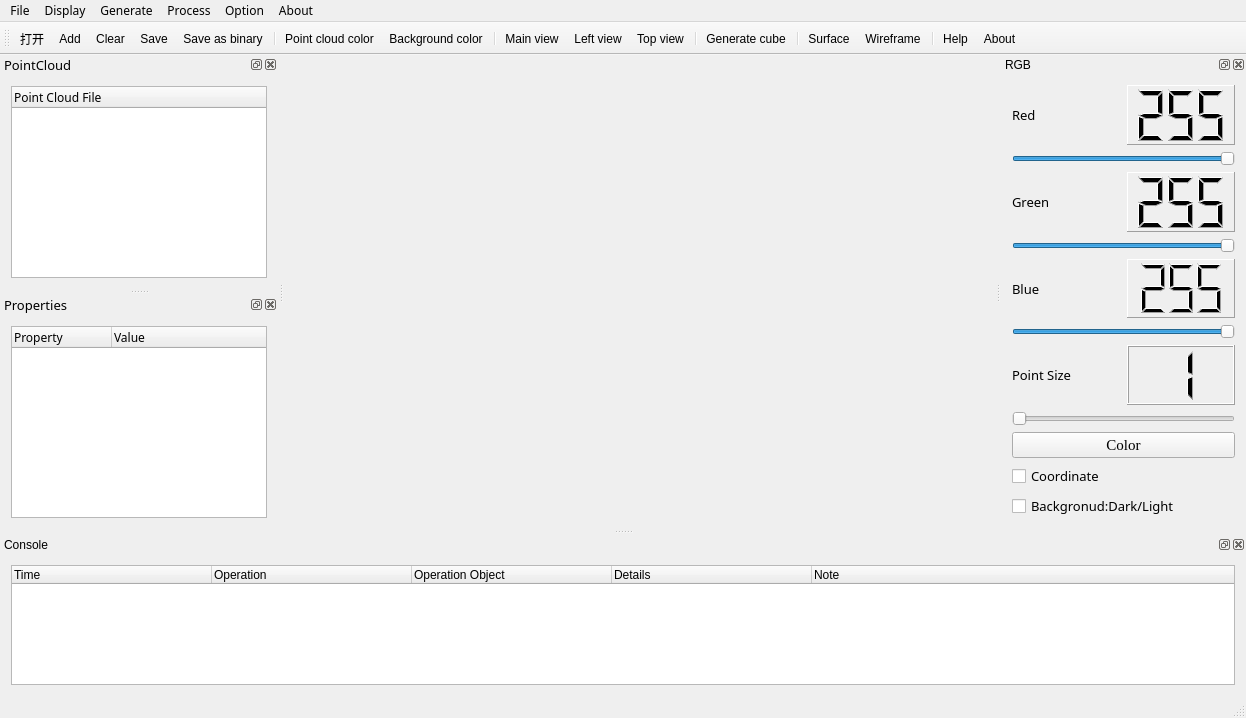
<?xml version="1.0" encoding="UTF-8"?>
<ui version="4.0">
 <class>CloudViewer</class>
 <widget class="QMainWindow" name="CloudViewer">
  <property name="geometry">
   <rect>
    <x>0</x>
    <y>0</y>
    <width>1246</width>
    <height>718</height>
   </rect>
  </property>
  <property name="sizePolicy">
   <sizepolicy hsizetype="Expanding" vsizetype="Expanding">
    <horstretch>85</horstretch>
    <verstretch>0</verstretch>
   </sizepolicy>
  </property>
  <property name="minimumSize">
   <size>
    <width>900</width>
    <height>650</height>
   </size>
  </property>
  <property name="maximumSize">
   <size>
    <width>16777215</width>
    <height>16777215</height>
   </size>
  </property>
  <property name="windowTitle">
   <string>CloudViewer</string>
  </property>
  <property name="styleSheet">
   <string notr="true"/>
  </property>
  <property name="animated">
   <bool>true</bool>
  </property>
  <property name="tabShape">
   <enum>QTabWidget::Rounded</enum>
  </property>
  <property name="dockNestingEnabled">
   <bool>false</bool>
  </property>
  <widget class="QWidget" name="centralWidget">
   <property name="sizePolicy">
    <sizepolicy hsizetype="Preferred" vsizetype="Preferred">
     <horstretch>0</horstretch>
     <verstretch>0</verstretch>
    </sizepolicy>
   </property>
   <layout class="QHBoxLayout" name="horizontalLayout_5">
    <item>
     <widget class="QVTKWidget" name="screen" native="true">
      <property name="minimumSize">
       <size>
        <width>600</width>
        <height>400</height>
       </size>
      </property>
     </widget>
    </item>
   </layout>
  </widget>
  <widget class="QMenuBar" name="menuBar">
   <property name="geometry">
    <rect>
     <x>0</x>
     <y>0</y>
     <width>1246</width>
     <height>26</height>
    </rect>
   </property>
   <property name="font">
    <font>
     <family>微软雅黑</family>
    </font>
   </property>
   <widget class="QMenu" name="menuFile">
    <property name="title">
     <string>File</string>
    </property>
    <addaction name="openAction"/>
    <addaction name="addAction"/>
    <addaction name="clearAction"/>
    <addaction name="saveAction"/>
    <addaction name="saveBinaryAction"/>
    <addaction name="exitAction"/>
   </widget>
   <widget class="QMenu" name="menuGenerate">
    <property name="title">
     <string>Generate</string>
    </property>
    <widget class="QMenu" name="menuBasic_shapes">
     <property name="title">
      <string>Basic shapes</string>
     </property>
     <property name="icon">
      <iconset resource="Resources/cloudviewer.qrc">
       <normaloff>:/Resources/images/shape.png</normaloff>:/Resources/images/shape.png</iconset>
     </property>
     <addaction name="sphereAction"/>
     <addaction name="cylinderAction"/>
    </widget>
    <addaction name="cubeAction"/>
    <addaction name="menuBasic_shapes"/>
   </widget>
   <widget class="QMenu" name="menuAbout">
    <property name="title">
     <string>About</string>
    </property>
    <addaction name="helpAction"/>
    <addaction name="aboutAction"/>
   </widget>
   <widget class="QMenu" name="menuOption">
    <property name="title">
     <string>Option</string>
    </property>
    <widget class="QMenu" name="themeAction">
     <property name="title">
      <string>Theme</string>
     </property>
     <property name="icon">
      <iconset resource="Resources/cloudviewer.qrc">
       <normaloff>:/Resources/images/theme.png</normaloff>:/Resources/images/theme.png</iconset>
     </property>
     <addaction name="windowsThemeAction"/>
     <addaction name="darculaThemeAction"/>
    </widget>
    <widget class="QMenu" name="langAction">
     <property name="title">
      <string>Language</string>
     </property>
     <property name="icon">
      <iconset resource="Resources/cloudviewer.qrc">
       <normaloff>:/Resources/images/language.png</normaloff>:/Resources/images/language.png</iconset>
     </property>
     <addaction name="englishAction"/>
     <addaction name="chineseAction"/>
    </widget>
    <addaction name="themeAction"/>
    <addaction name="langAction"/>
   </widget>
   <widget class="QMenu" name="menuView">
    <property name="title">
     <string>Display</string>
    </property>
    <widget class="QMenu" name="menuAngle_view">
     <property name="title">
      <string>Angle view</string>
     </property>
     <addaction name="mainviewAction"/>
     <addaction name="leftviewAction"/>
     <addaction name="topviewAction"/>
    </widget>
    <addaction name="pointcolorAction"/>
    <addaction name="bgcolorAction"/>
    <addaction name="menuAngle_view"/>
   </widget>
   <widget class="QMenu" name="menuProcess">
    <property name="title">
     <string>Process</string>
    </property>
    <addaction name="meshsurfaceAction"/>
    <addaction name="wireframeAction"/>
   </widget>
   <addaction name="menuFile"/>
   <addaction name="menuView"/>
   <addaction name="menuGenerate"/>
   <addaction name="menuProcess"/>
   <addaction name="menuOption"/>
   <addaction name="menuAbout"/>
  </widget>
  <widget class="QToolBar" name="mainToolBar">
   <attribute name="toolBarArea">
    <enum>TopToolBarArea</enum>
   </attribute>
   <attribute name="toolBarBreak">
    <bool>false</bool>
   </attribute>
   <addaction name="openAction"/>
   <addaction name="addAction"/>
   <addaction name="clearAction"/>
   <addaction name="saveAction"/>
   <addaction name="saveBinaryAction"/>
   <addaction name="separator"/>
   <addaction name="pointcolorAction"/>
   <addaction name="bgcolorAction"/>
   <addaction name="separator"/>
   <addaction name="mainviewAction"/>
   <addaction name="leftviewAction"/>
   <addaction name="topviewAction"/>
   <addaction name="separator"/>
   <addaction name="cubeAction"/>
   <addaction name="separator"/>
   <addaction name="meshsurfaceAction"/>
   <addaction name="wireframeAction"/>
   <addaction name="separator"/>
   <addaction name="helpAction"/>
   <addaction name="aboutAction"/>
  </widget>
  <widget class="QStatusBar" name="statusBar"/>
  <widget class="QDockWidget" name="RGBDock">
   <property name="minimumSize">
    <size>
     <width>245</width>
     <height>400</height>
    </size>
   </property>
   <property name="maximumSize">
    <size>
     <width>300</width>
     <height>524287</height>
    </size>
   </property>
   <property name="windowTitle">
    <string>RGB</string>
   </property>
   <attribute name="dockWidgetArea">
    <number>2</number>
   </attribute>
   <widget class="QWidget" name="dockWidgetContents_4">
    <layout class="QVBoxLayout" name="verticalLayout_2">
     <item>
      <layout class="QVBoxLayout" name="verticalLayout">
       <item>
        <layout class="QHBoxLayout" name="horizontalLayout">
         <item>
          <widget class="QLabel" name="label_1">
           <property name="sizePolicy">
            <sizepolicy hsizetype="Expanding" vsizetype="Preferred">
             <horstretch>0</horstretch>
             <verstretch>0</verstretch>
            </sizepolicy>
           </property>
           <property name="font">
            <font>
             <family>微软雅黑</family>
             <pointsize>10</pointsize>
            </font>
           </property>
           <property name="text">
            <string>Red</string>
           </property>
          </widget>
         </item>
         <item>
          <widget class="QLCDNumber" name="rLCD">
           <property name="sizePolicy">
            <sizepolicy hsizetype="Expanding" vsizetype="Minimum">
             <horstretch>0</horstretch>
             <verstretch>0</verstretch>
            </sizepolicy>
           </property>
           <property name="autoFillBackground">
            <bool>false</bool>
           </property>
           <property name="inputMethodHints">
            <set>Qt::ImhNone</set>
           </property>
           <property name="frameShape">
            <enum>QFrame::Panel</enum>
           </property>
           <property name="frameShadow">
            <enum>QFrame::Raised</enum>
           </property>
           <property name="lineWidth">
            <number>1</number>
           </property>
           <property name="smallDecimalPoint">
            <bool>false</bool>
           </property>
           <property name="digitCount">
            <number>3</number>
           </property>
           <property name="mode">
            <enum>QLCDNumber::Dec</enum>
           </property>
           <property name="value" stdset="0">
            <double>255.000000000000000</double>
           </property>
           <property name="intValue" stdset="0">
            <number>255</number>
           </property>
          </widget>
         </item>
        </layout>
       </item>
       <item>
        <widget class="QSlider" name="rSlider">
         <property name="sizePolicy">
          <sizepolicy hsizetype="Expanding" vsizetype="Fixed">
           <horstretch>0</horstretch>
           <verstretch>0</verstretch>
          </sizepolicy>
         </property>
         <property name="minimumSize">
          <size>
           <width>132</width>
           <height>0</height>
          </size>
         </property>
         <property name="maximum">
          <number>255</number>
         </property>
         <property name="sliderPosition">
          <number>255</number>
         </property>
         <property name="orientation">
          <enum>Qt::Horizontal</enum>
         </property>
        </widget>
       </item>
       <item>
        <layout class="QHBoxLayout" name="horizontalLayout_2">
         <item>
          <widget class="QLabel" name="label_2">
           <property name="sizePolicy">
            <sizepolicy hsizetype="Expanding" vsizetype="Preferred">
             <horstretch>0</horstretch>
             <verstretch>0</verstretch>
            </sizepolicy>
           </property>
           <property name="font">
            <font>
             <family>微软雅黑</family>
             <pointsize>10</pointsize>
            </font>
           </property>
           <property name="text">
            <string>Green</string>
           </property>
          </widget>
         </item>
         <item>
          <widget class="QLCDNumber" name="gLCD">
           <property name="sizePolicy">
            <sizepolicy hsizetype="Expanding" vsizetype="Minimum">
             <horstretch>0</horstretch>
             <verstretch>0</verstretch>
            </sizepolicy>
           </property>
           <property name="frameShape">
            <enum>QFrame::Panel</enum>
           </property>
           <property name="digitCount">
            <number>3</number>
           </property>
           <property name="intValue" stdset="0">
            <number>255</number>
           </property>
          </widget>
         </item>
        </layout>
       </item>
       <item>
        <widget class="QSlider" name="gSlider">
         <property name="sizePolicy">
          <sizepolicy hsizetype="Expanding" vsizetype="Fixed">
           <horstretch>0</horstretch>
           <verstretch>0</verstretch>
          </sizepolicy>
         </property>
         <property name="minimumSize">
          <size>
           <width>132</width>
           <height>0</height>
          </size>
         </property>
         <property name="maximum">
          <number>255</number>
         </property>
         <property name="sliderPosition">
          <number>255</number>
         </property>
         <property name="orientation">
          <enum>Qt::Horizontal</enum>
         </property>
        </widget>
       </item>
       <item>
        <layout class="QHBoxLayout" name="horizontalLayout_3">
         <item>
          <widget class="QLabel" name="label_3">
           <property name="sizePolicy">
            <sizepolicy hsizetype="Expanding" vsizetype="Preferred">
             <horstretch>0</horstretch>
             <verstretch>0</verstretch>
            </sizepolicy>
           </property>
           <property name="font">
            <font>
             <family>微软雅黑</family>
             <pointsize>10</pointsize>
            </font>
           </property>
           <property name="text">
            <string>Blue</string>
           </property>
          </widget>
         </item>
         <item>
          <widget class="QLCDNumber" name="bLCD">
           <property name="sizePolicy">
            <sizepolicy hsizetype="Expanding" vsizetype="Minimum">
             <horstretch>0</horstretch>
             <verstretch>0</verstretch>
            </sizepolicy>
           </property>
           <property name="frameShape">
            <enum>QFrame::Panel</enum>
           </property>
           <property name="digitCount">
            <number>3</number>
           </property>
           <property name="intValue" stdset="0">
            <number>255</number>
           </property>
          </widget>
         </item>
        </layout>
       </item>
       <item>
        <widget class="QSlider" name="bSlider">
         <property name="sizePolicy">
          <sizepolicy hsizetype="Expanding" vsizetype="Fixed">
           <horstretch>0</horstretch>
           <verstretch>0</verstretch>
          </sizepolicy>
         </property>
         <property name="minimumSize">
          <size>
           <width>132</width>
           <height>0</height>
          </size>
         </property>
         <property name="maximum">
          <number>255</number>
         </property>
         <property name="sliderPosition">
          <number>255</number>
         </property>
         <property name="orientation">
          <enum>Qt::Horizontal</enum>
         </property>
        </widget>
       </item>
       <item>
        <layout class="QHBoxLayout" name="horizontalLayout_4">
         <item>
          <widget class="QLabel" name="label_4">
           <property name="sizePolicy">
            <sizepolicy hsizetype="Expanding" vsizetype="Preferred">
             <horstretch>0</horstretch>
             <verstretch>0</verstretch>
            </sizepolicy>
           </property>
           <property name="font">
            <font>
             <family>微软雅黑</family>
             <pointsize>10</pointsize>
            </font>
           </property>
           <property name="text">
            <string>Point Size</string>
           </property>
          </widget>
         </item>
         <item>
          <widget class="QLCDNumber" name="sizeLCD">
           <property name="sizePolicy">
            <sizepolicy hsizetype="Expanding" vsizetype="Minimum">
             <horstretch>0</horstretch>
             <verstretch>0</verstretch>
            </sizepolicy>
           </property>
           <property name="digitCount">
            <number>1</number>
           </property>
           <property name="segmentStyle">
            <enum>QLCDNumber::Filled</enum>
           </property>
           <property name="intValue" stdset="0">
            <number>1</number>
           </property>
          </widget>
         </item>
        </layout>
       </item>
       <item>
        <widget class="QSlider" name="pSlider">
         <property name="sizePolicy">
          <sizepolicy hsizetype="Expanding" vsizetype="Fixed">
           <horstretch>0</horstretch>
           <verstretch>0</verstretch>
          </sizepolicy>
         </property>
         <property name="minimumSize">
          <size>
           <width>132</width>
           <height>0</height>
          </size>
         </property>
         <property name="minimum">
          <number>1</number>
         </property>
         <property name="maximum">
          <number>10</number>
         </property>
         <property name="sliderPosition">
          <number>1</number>
         </property>
         <property name="orientation">
          <enum>Qt::Horizontal</enum>
         </property>
        </widget>
       </item>
       <item>
        <widget class="QPushButton" name="colorBtn">
         <property name="font">
          <font>
           <family>Times New Roman</family>
           <pointsize>11</pointsize>
          </font>
         </property>
         <property name="styleSheet">
          <string notr="true"/>
         </property>
         <property name="text">
          <string>Color</string>
         </property>
        </widget>
       </item>
      </layout>
     </item>
     <item>
      <widget class="QCheckBox" name="cooCbx">
       <property name="font">
        <font>
         <family>微软雅黑</family>
         <pointsize>10</pointsize>
        </font>
       </property>
       <property name="text">
        <string>Coordinate</string>
       </property>
      </widget>
     </item>
     <item>
      <widget class="QCheckBox" name="bgcCbx">
       <property name="font">
        <font>
         <family>微软雅黑</family>
         <pointsize>10</pointsize>
        </font>
       </property>
       <property name="text">
        <string>Backgronud:Dark/Light</string>
       </property>
      </widget>
     </item>
    </layout>
   </widget>
  </widget>
  <widget class="QDockWidget" name="dataDock">
   <property name="minimumSize">
    <size>
     <width>250</width>
     <height>234</height>
    </size>
   </property>
   <property name="maximumSize">
    <size>
     <width>300</width>
     <height>524287</height>
    </size>
   </property>
   <property name="font">
    <font>
     <family>微软雅黑</family>
     <pointsize>10</pointsize>
    </font>
   </property>
   <property name="windowTitle">
    <string>PointCloud</string>
   </property>
   <attribute name="dockWidgetArea">
    <number>1</number>
   </attribute>
   <widget class="QWidget" name="dockWidgetContents_5">
    <layout class="QVBoxLayout" name="verticalLayout_3">
     <item>
      <widget class="QTreeWidget" name="dataTree">
       <property name="minimumSize">
        <size>
         <width>0</width>
         <height>180</height>
        </size>
       </property>
       <property name="font">
        <font>
         <family>微软雅黑</family>
         <pointsize>9</pointsize>
        </font>
       </property>
       <property name="contextMenuPolicy">
        <enum>Qt::CustomContextMenu</enum>
       </property>
       <column>
        <property name="text">
         <string>Point Cloud File</string>
        </property>
       </column>
      </widget>
     </item>
    </layout>
   </widget>
  </widget>
  <widget class="QDockWidget" name="propertyDock">
   <property name="minimumSize">
    <size>
     <width>250</width>
     <height>234</height>
    </size>
   </property>
   <property name="font">
    <font>
     <family>微软雅黑</family>
     <pointsize>10</pointsize>
    </font>
   </property>
   <property name="windowTitle">
    <string>Properties</string>
   </property>
   <attribute name="dockWidgetArea">
    <number>1</number>
   </attribute>
   <widget class="QWidget" name="dockWidgetContents_6">
    <layout class="QVBoxLayout" name="verticalLayout_4">
     <item>
      <widget class="QTableWidget" name="propertyTable">
       <property name="minimumSize">
        <size>
         <width>0</width>
         <height>180</height>
        </size>
       </property>
       <property name="font">
        <font>
         <family>微软雅黑</family>
         <pointsize>9</pointsize>
        </font>
       </property>
       <property name="frameShadow">
        <enum>QFrame::Sunken</enum>
       </property>
       <property name="midLineWidth">
        <number>0</number>
       </property>
       <property name="horizontalScrollBarPolicy">
        <enum>Qt::ScrollBarAsNeeded</enum>
       </property>
       <property name="sizeAdjustPolicy">
        <enum>QAbstractScrollArea::AdjustIgnored</enum>
       </property>
       <property name="autoScroll">
        <bool>true</bool>
       </property>
       <property name="editTriggers">
        <set>QAbstractItemView::NoEditTriggers</set>
       </property>
       <property name="tabKeyNavigation">
        <bool>true</bool>
       </property>
       <property name="showDropIndicator" stdset="0">
        <bool>true</bool>
       </property>
       <property name="dragDropOverwriteMode">
        <bool>true</bool>
       </property>
       <property name="alternatingRowColors">
        <bool>false</bool>
       </property>
       <property name="selectionMode">
        <enum>QAbstractItemView::ExtendedSelection</enum>
       </property>
       <property name="textElideMode">
        <enum>Qt::ElideLeft</enum>
       </property>
       <property name="horizontalScrollMode">
        <enum>QAbstractItemView::ScrollPerItem</enum>
       </property>
       <property name="showGrid">
        <bool>false</bool>
       </property>
       <property name="wordWrap">
        <bool>true</bool>
       </property>
       <property name="cornerButtonEnabled">
        <bool>true</bool>
       </property>
       <property name="rowCount">
        <number>4</number>
       </property>
       <property name="columnCount">
        <number>2</number>
       </property>
       <attribute name="horizontalHeaderCascadingSectionResizes">
        <bool>false</bool>
       </attribute>
       <attribute name="horizontalHeaderMinimumSectionSize">
        <number>25</number>
       </attribute>
       <attribute name="horizontalHeaderDefaultSectionSize">
        <number>100</number>
       </attribute>
       <attribute name="horizontalHeaderHighlightSections">
        <bool>true</bool>
       </attribute>
       <attribute name="horizontalHeaderStretchLastSection">
        <bool>true</bool>
       </attribute>
       <attribute name="verticalHeaderVisible">
        <bool>false</bool>
       </attribute>
       <attribute name="verticalHeaderCascadingSectionResizes">
        <bool>false</bool>
       </attribute>
       <row/>
       <row/>
       <row/>
       <row/>
       <column>
        <property name="text">
         <string>Property</string>
        </property>
        <property name="textAlignment">
         <set>AlignLeading|AlignVCenter</set>
        </property>
       </column>
       <column>
        <property name="text">
         <string>Value</string>
        </property>
        <property name="textAlignment">
         <set>AlignLeading|AlignVCenter</set>
        </property>
       </column>
      </widget>
     </item>
    </layout>
   </widget>
  </widget>
  <widget class="QDockWidget" name="consoleDock">
   <property name="minimumSize">
    <size>
     <width>200</width>
     <height>140</height>
    </size>
   </property>
   <property name="maximumSize">
    <size>
     <width>524287</width>
     <height>220</height>
    </size>
   </property>
   <property name="windowTitle">
    <string>Console</string>
   </property>
   <attribute name="dockWidgetArea">
    <number>8</number>
   </attribute>
   <widget class="QWidget" name="dockWidgetContents_7">
    <layout class="QVBoxLayout" name="verticalLayout_5">
     <item>
      <widget class="QTableWidget" name="consoleTable">
       <property name="showGrid">
        <bool>false</bool>
       </property>
       <property name="gridStyle">
        <enum>Qt::SolidLine</enum>
       </property>
       <property name="rowCount">
        <number>0</number>
       </property>
       <property name="columnCount">
        <number>5</number>
       </property>
       <attribute name="horizontalHeaderVisible">
        <bool>true</bool>
       </attribute>
       <attribute name="horizontalHeaderDefaultSectionSize">
        <number>200</number>
       </attribute>
       <attribute name="horizontalHeaderStretchLastSection">
        <bool>true</bool>
       </attribute>
       <attribute name="verticalHeaderVisible">
        <bool>false</bool>
       </attribute>
       <column>
        <property name="text">
         <string>Time</string>
        </property>
        <property name="textAlignment">
         <set>AlignLeading|AlignVCenter</set>
        </property>
       </column>
       <column>
        <property name="text">
         <string>Operation</string>
        </property>
        <property name="textAlignment">
         <set>AlignLeading|AlignVCenter</set>
        </property>
       </column>
       <column>
        <property name="text">
         <string>Operation Object</string>
        </property>
        <property name="textAlignment">
         <set>AlignLeading|AlignVCenter</set>
        </property>
       </column>
       <column>
        <property name="text">
         <string>Details</string>
        </property>
        <property name="textAlignment">
         <set>AlignLeading|AlignVCenter</set>
        </property>
       </column>
       <column>
        <property name="text">
         <string>Note</string>
        </property>
        <property name="textAlignment">
         <set>AlignLeading|AlignVCenter</set>
        </property>
       </column>
      </widget>
     </item>
    </layout>
   </widget>
  </widget>
  <action name="openAction">
   <property name="icon">
    <iconset resource="Resources/cloudviewer.qrc">
     <normaloff>:/Resources/images/open.png</normaloff>:/Resources/images/open.png</iconset>
   </property>
   <property name="text">
    <string>打开</string>
   </property>
   <property name="toolTip">
    <string>打开</string>
   </property>
   <property name="statusTip">
    <string>open a exsting file</string>
   </property>
   <property name="shortcut">
    <string>Ctrl+O</string>
   </property>
  </action>
  <action name="saveAction">
   <property name="icon">
    <iconset resource="Resources/cloudviewer.qrc">
     <normaloff>:/Resources/images/save.png</normaloff>:/Resources/images/save.png</iconset>
   </property>
   <property name="text">
    <string>Save</string>
   </property>
   <property name="statusTip">
    <string>save the file</string>
   </property>
   <property name="shortcut">
    <string>Ctrl+S</string>
   </property>
  </action>
  <action name="saveasAction">
   <property name="text">
    <string>Save as...</string>
   </property>
  </action>
  <action name="cubeAction">
   <property name="icon">
    <iconset resource="Resources/cloudviewer.qrc">
     <normaloff>:/Resources/images/cube.png</normaloff>:/Resources/images/cube.png</iconset>
   </property>
   <property name="text">
    <string>Generate cube</string>
   </property>
   <property name="statusTip">
    <string>generate a cube point cloud</string>
   </property>
  </action>
  <action name="helpAction">
   <property name="icon">
    <iconset resource="Resources/cloudviewer.qrc">
     <normaloff>:/Resources/images/help.png</normaloff>:/Resources/images/help.png</iconset>
   </property>
   <property name="text">
    <string>Help</string>
   </property>
   <property name="statusTip">
    <string>show help information</string>
   </property>
  </action>
  <action name="aboutAction">
   <property name="enabled">
    <bool>true</bool>
   </property>
   <property name="icon">
    <iconset resource="Resources/cloudviewer.qrc">
     <normaloff>:/Resources/images/about.png</normaloff>:/Resources/images/about.png</iconset>
   </property>
   <property name="text">
    <string>About</string>
   </property>
   <property name="statusTip">
    <string>show some information of the software</string>
   </property>
  </action>
  <action name="changeAction">
   <property name="icon">
    <iconset resource="Resources/cloudviewer.qrc">
     <normaloff>:/Resources/images/change.png</normaloff>:/Resources/images/change.png</iconset>
   </property>
   <property name="text">
    <string>Change</string>
   </property>
   <property name="statusTip">
    <string>change the format of the file</string>
   </property>
  </action>
  <action name="exitAction">
   <property name="icon">
    <iconset resource="Resources/cloudviewer.qrc">
     <normaloff>:/Resources/images/exit.png</normaloff>:/Resources/images/exit.png</iconset>
   </property>
   <property name="text">
    <string>Exit</string>
   </property>
   <property name="shortcut">
    <string>Ctrl+Q</string>
   </property>
  </action>
  <action name="pointcolorAction">
   <property name="icon">
    <iconset resource="Resources/cloudviewer.qrc">
     <normaloff>:/Resources/images/pointcolor.png</normaloff>:/Resources/images/pointcolor.png</iconset>
   </property>
   <property name="text">
    <string>Point cloud color</string>
   </property>
  </action>
  <action name="bgcolorAction">
   <property name="icon">
    <iconset resource="Resources/cloudviewer.qrc">
     <normaloff>:/Resources/images/bgcolor.png</normaloff>:/Resources/images/bgcolor.png</iconset>
   </property>
   <property name="text">
    <string>Background color</string>
   </property>
  </action>
  <action name="mainviewAction">
   <property name="icon">
    <iconset resource="Resources/cloudviewer.qrc">
     <normaloff>:/Resources/images/zhengshi.png</normaloff>:/Resources/images/zhengshi.png</iconset>
   </property>
   <property name="text">
    <string>Main view</string>
   </property>
  </action>
  <action name="leftviewAction">
   <property name="icon">
    <iconset resource="Resources/cloudviewer.qrc">
     <normaloff>:/Resources/images/zuoshi.png</normaloff>:/Resources/images/zuoshi.png</iconset>
   </property>
   <property name="text">
    <string>Left view</string>
   </property>
  </action>
  <action name="topviewAction">
   <property name="icon">
    <iconset resource="Resources/cloudviewer.qrc">
     <normaloff>:/Resources/images/fushi.png</normaloff>:/Resources/images/fushi.png</iconset>
   </property>
   <property name="text">
    <string>Top view</string>
   </property>
  </action>
  <action name="dataAction">
   <property name="checkable">
    <bool>true</bool>
   </property>
   <property name="checked">
    <bool>true</bool>
   </property>
   <property name="text">
    <string>Data Manager</string>
   </property>
  </action>
  <action name="propertyAction">
   <property name="checkable">
    <bool>true</bool>
   </property>
   <property name="checked">
    <bool>true</bool>
   </property>
   <property name="text">
    <string>Property Manager</string>
   </property>
  </action>
  <action name="consoleAction">
   <property name="checkable">
    <bool>true</bool>
   </property>
   <property name="checked">
    <bool>true</bool>
   </property>
   <property name="text">
    <string>Console</string>
   </property>
  </action>
  <action name="RGBAction">
   <property name="checkable">
    <bool>true</bool>
   </property>
   <property name="checked">
    <bool>true</bool>
   </property>
   <property name="text">
    <string>RGB Manager</string>
   </property>
  </action>
  <action name="clearAction">
   <property name="icon">
    <iconset resource="Resources/cloudviewer.qrc">
     <normaloff>:/Resources/images/clear.png</normaloff>:/Resources/images/clear.png</iconset>
   </property>
   <property name="text">
    <string>Clear</string>
   </property>
  </action>
  <action name="addAction">
   <property name="icon">
    <iconset resource="Resources/cloudviewer.qrc">
     <normaloff>:/Resources/images/add.png</normaloff>:/Resources/images/add.png</iconset>
   </property>
   <property name="text">
    <string>Add</string>
   </property>
  </action>
  <action name="sphereAction">
   <property name="icon">
    <iconset resource="Resources/cloudviewer.qrc">
     <normaloff>:/Resources/images/sphere.png</normaloff>:/Resources/images/sphere.png</iconset>
   </property>
   <property name="text">
    <string>Sphere</string>
   </property>
  </action>
  <action name="cylinderAction">
   <property name="icon">
    <iconset resource="Resources/cloudviewer.qrc">
     <normaloff>:/Resources/images/cylinder.png</normaloff>:/Resources/images/cylinder.png</iconset>
   </property>
   <property name="text">
    <string>Cylinder</string>
   </property>
  </action>
  <action name="meshsurfaceAction">
   <property name="icon">
    <iconset resource="Resources/cloudviewer.qrc">
     <normaloff>:/Resources/images/mesh.png</normaloff>:/Resources/images/mesh.png</iconset>
   </property>
   <property name="text">
    <string>Surface</string>
   </property>
  </action>
  <action name="wireframeAction">
   <property name="icon">
    <iconset resource="Resources/cloudviewer.qrc">
     <normaloff>:/Resources/images/frame.png</normaloff>:/Resources/images/frame.png</iconset>
   </property>
   <property name="text">
    <string>Wireframe</string>
   </property>
  </action>
  <action name="windowsThemeAction">
   <property name="text">
    <string>Windows</string>
   </property>
  </action>
  <action name="darculaThemeAction">
   <property name="text">
    <string>Darcula</string>
   </property>
  </action>
  <action name="englishAction">
   <property name="text">
    <string>English</string>
   </property>
  </action>
  <action name="chineseAction">
   <property name="text">
    <string>Chinese</string>
   </property>
  </action>
  <action name="saveBinaryAction">
   <property name="icon">
    <iconset resource="Resources/cloudviewer.qrc">
     <normaloff>:/Resources/images/saveBinary.png</normaloff>:/Resources/images/saveBinary.png</iconset>
   </property>
   <property name="text">
    <string>Save as binary</string>
   </property>
   <property name="statusTip">
    <string>Save point cloud as binary file</string>
   </property>
  </action>
  <action name="actionBilateralFilter">
   <property name="text">
    <string>BilateralFilter</string>
   </property>
  </action>
  <action name="actionRotate90">
   <property name="text">
    <string>Rotate90</string>
   </property>
  </action>
 </widget>
 <layoutdefault spacing="6" margin="11"/>
 <customwidgets>
  <customwidget>
   <class>QVTKWidget</class>
   <extends>QWidget</extends>
   <header>QVTKWidget.h</header>
   <container>1</container>
  </customwidget>
 </customwidgets>
 <resources>
  <include location="Resources/cloudviewer.qrc"/>
 </resources>
 <connections/>
</ui>
